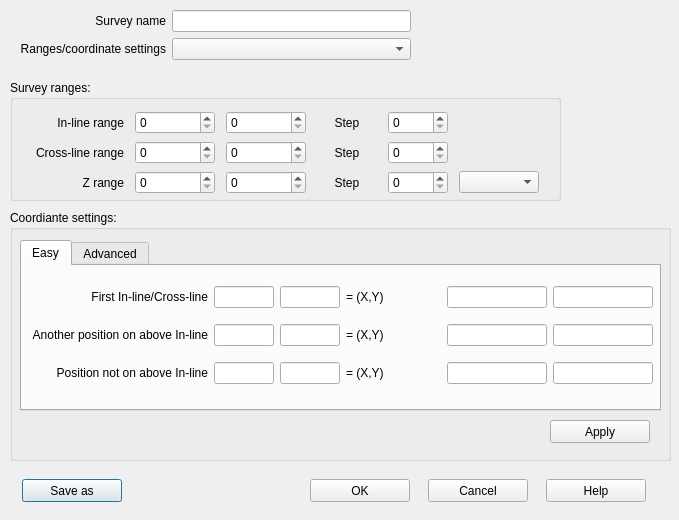
<?xml version="1.0" encoding="UTF-8"?>
<ui version="4.0">
 <class>surveyEditDialog</class>
 <widget class="QDialog" name="surveyEditDialog">
  <property name="geometry">
   <rect>
    <x>0</x>
    <y>0</y>
    <width>679</width>
    <height>520</height>
   </rect>
  </property>
  <property name="windowTitle">
   <string>Survey</string>
  </property>
  <widget class="QWidget" name="formLayoutWidget">
   <property name="geometry">
    <rect>
     <x>20</x>
     <y>10</y>
     <width>391</width>
     <height>61</height>
    </rect>
   </property>
   <layout class="QFormLayout" name="formLayout">
    <property name="labelAlignment">
     <set>Qt::AlignRight|Qt::AlignTrailing|Qt::AlignVCenter</set>
    </property>
    <item row="0" column="0">
     <widget class="QLabel" name="surveyNameLabel">
      <property name="text">
       <string>Survey name</string>
      </property>
      <property name="alignment">
       <set>Qt::AlignRight|Qt::AlignTrailing|Qt::AlignVCenter</set>
      </property>
     </widget>
    </item>
    <item row="0" column="1">
     <widget class="QLineEdit" name="surveyNameLineEdit"/>
    </item>
    <item row="1" column="0">
     <widget class="QLabel" name="rangesCoordinateSettingsLabel">
      <property name="text">
       <string>Ranges/coordinate settings</string>
      </property>
      <property name="alignment">
       <set>Qt::AlignRight|Qt::AlignTrailing|Qt::AlignVCenter</set>
      </property>
     </widget>
    </item>
    <item row="1" column="1">
     <widget class="QComboBox" name="settingComboBox"/>
    </item>
   </layout>
  </widget>
  <widget class="QGroupBox" name="groupBox_2">
   <property name="geometry">
    <rect>
     <x>10</x>
     <y>80</y>
     <width>551</width>
     <height>121</height>
    </rect>
   </property>
   <property name="title">
    <string>Survey ranges:</string>
   </property>
   <widget class="QWidget" name="gridLayoutWidget_3">
    <property name="geometry">
     <rect>
      <x>9</x>
      <y>30</y>
      <width>531</width>
      <height>87</height>
     </rect>
    </property>
    <layout class="QGridLayout" name="gridLayout_3">
     <item row="1" column="0">
      <widget class="QLabel" name="label_14">
       <property name="maximumSize">
        <size>
         <width>100</width>
         <height>16777215</height>
        </size>
       </property>
       <property name="text">
        <string>Cross-line range</string>
       </property>
       <property name="alignment">
        <set>Qt::AlignRight|Qt::AlignTrailing|Qt::AlignVCenter</set>
       </property>
      </widget>
     </item>
     <item row="2" column="1">
      <widget class="QSpinBox" name="z_0_spinBox">
       <property name="maximumSize">
        <size>
         <width>80</width>
         <height>16777215</height>
        </size>
       </property>
       <property name="maximum">
        <number>20000</number>
       </property>
      </widget>
     </item>
     <item row="1" column="1">
      <widget class="QSpinBox" name="crline_0_spinBox">
       <property name="maximumSize">
        <size>
         <width>80</width>
         <height>16777215</height>
        </size>
       </property>
       <property name="maximum">
        <number>20000</number>
       </property>
      </widget>
     </item>
     <item row="2" column="2">
      <widget class="QSpinBox" name="z_1_spinBox">
       <property name="maximumSize">
        <size>
         <width>80</width>
         <height>16777215</height>
        </size>
       </property>
       <property name="maximum">
        <number>20000</number>
       </property>
      </widget>
     </item>
     <item row="0" column="2">
      <widget class="QSpinBox" name="inline_1_spinBox">
       <property name="maximumSize">
        <size>
         <width>80</width>
         <height>16777215</height>
        </size>
       </property>
       <property name="maximum">
        <number>20000</number>
       </property>
      </widget>
     </item>
     <item row="1" column="2">
      <widget class="QSpinBox" name="crline_1_spinBox">
       <property name="maximumSize">
        <size>
         <width>80</width>
         <height>16777215</height>
        </size>
       </property>
       <property name="maximum">
        <number>20000</number>
       </property>
      </widget>
     </item>
     <item row="0" column="1">
      <widget class="QSpinBox" name="inline_0_spinBox">
       <property name="maximumSize">
        <size>
         <width>80</width>
         <height>16777215</height>
        </size>
       </property>
       <property name="maximum">
        <number>20000</number>
       </property>
      </widget>
     </item>
     <item row="2" column="0">
      <widget class="QLabel" name="label_15">
       <property name="maximumSize">
        <size>
         <width>100</width>
         <height>16777215</height>
        </size>
       </property>
       <property name="text">
        <string>Z range</string>
       </property>
       <property name="alignment">
        <set>Qt::AlignRight|Qt::AlignTrailing|Qt::AlignVCenter</set>
       </property>
      </widget>
     </item>
     <item row="2" column="4">
      <widget class="QSpinBox" name="z_step_spinBox">
       <property name="maximumSize">
        <size>
         <width>60</width>
         <height>16777215</height>
        </size>
       </property>
       <property name="maximum">
        <number>20000</number>
       </property>
      </widget>
     </item>
     <item row="1" column="4">
      <widget class="QSpinBox" name="crline_step_spinBox">
       <property name="maximumSize">
        <size>
         <width>60</width>
         <height>16777215</height>
        </size>
       </property>
       <property name="maximum">
        <number>20000</number>
       </property>
      </widget>
     </item>
     <item row="2" column="3">
      <widget class="QLabel" name="label_18">
       <property name="maximumSize">
        <size>
         <width>60</width>
         <height>16777215</height>
        </size>
       </property>
       <property name="text">
        <string>Step</string>
       </property>
       <property name="alignment">
        <set>Qt::AlignCenter</set>
       </property>
      </widget>
     </item>
     <item row="0" column="3">
      <widget class="QLabel" name="label_16">
       <property name="maximumSize">
        <size>
         <width>60</width>
         <height>16777215</height>
        </size>
       </property>
       <property name="text">
        <string>Step</string>
       </property>
       <property name="alignment">
        <set>Qt::AlignCenter</set>
       </property>
      </widget>
     </item>
     <item row="1" column="3">
      <widget class="QLabel" name="label_17">
       <property name="maximumSize">
        <size>
         <width>60</width>
         <height>16777215</height>
        </size>
       </property>
       <property name="text">
        <string>Step</string>
       </property>
       <property name="alignment">
        <set>Qt::AlignCenter</set>
       </property>
      </widget>
     </item>
     <item row="0" column="4">
      <widget class="QSpinBox" name="inline_step_spinBox">
       <property name="maximumSize">
        <size>
         <width>60</width>
         <height>16777215</height>
        </size>
       </property>
       <property name="maximum">
        <number>20000</number>
       </property>
      </widget>
     </item>
     <item row="0" column="0">
      <widget class="QLabel" name="label_13">
       <property name="maximumSize">
        <size>
         <width>100</width>
         <height>16777215</height>
        </size>
       </property>
       <property name="text">
        <string>In-line range</string>
       </property>
       <property name="alignment">
        <set>Qt::AlignRight|Qt::AlignTrailing|Qt::AlignVCenter</set>
       </property>
      </widget>
     </item>
     <item row="2" column="5">
      <widget class="QComboBox" name="unitComboBox">
       <property name="maximumSize">
        <size>
         <width>80</width>
         <height>16777215</height>
        </size>
       </property>
      </widget>
     </item>
    </layout>
   </widget>
  </widget>
  <widget class="QWidget" name="horizontalLayoutWidget">
   <property name="geometry">
    <rect>
     <x>10</x>
     <y>470</y>
     <width>651</width>
     <height>41</height>
    </rect>
   </property>
   <layout class="QHBoxLayout" name="horizontalLayout">
    <item>
     <widget class="QPushButton" name="pushButton_5">
      <property name="maximumSize">
       <size>
        <width>100</width>
        <height>23</height>
       </size>
      </property>
      <property name="text">
       <string>Save as</string>
      </property>
      <property name="flat">
       <bool>false</bool>
      </property>
     </widget>
    </item>
    <item>
     <spacer name="horizontalSpacer">
      <property name="orientation">
       <enum>Qt::Horizontal</enum>
      </property>
      <property name="sizeType">
       <enum>QSizePolicy::Fixed</enum>
      </property>
      <property name="sizeHint" stdset="0">
       <size>
        <width>170</width>
        <height>20</height>
       </size>
      </property>
     </spacer>
    </item>
    <item>
     <widget class="QPushButton" name="okButton">
      <property name="minimumSize">
       <size>
        <width>100</width>
        <height>23</height>
       </size>
      </property>
      <property name="maximumSize">
       <size>
        <width>100</width>
        <height>23</height>
       </size>
      </property>
      <property name="text">
       <string>OK</string>
      </property>
     </widget>
    </item>
    <item>
     <widget class="QPushButton" name="cancelButton">
      <property name="maximumSize">
       <size>
        <width>100</width>
        <height>23</height>
       </size>
      </property>
      <property name="text">
       <string>Cancel</string>
      </property>
     </widget>
    </item>
    <item>
     <widget class="QPushButton" name="pushButton">
      <property name="maximumSize">
       <size>
        <width>100</width>
        <height>23</height>
       </size>
      </property>
      <property name="text">
       <string>Help</string>
      </property>
     </widget>
    </item>
   </layout>
  </widget>
  <widget class="QGroupBox" name="groupBox">
   <property name="geometry">
    <rect>
     <x>10</x>
     <y>210</y>
     <width>661</width>
     <height>251</height>
    </rect>
   </property>
   <property name="title">
    <string>Coordiante settings:</string>
   </property>
   <widget class="QTabWidget" name="tabWidget">
    <property name="geometry">
     <rect>
      <x>10</x>
      <y>30</y>
      <width>641</width>
      <height>171</height>
     </rect>
    </property>
    <property name="currentIndex">
     <number>0</number>
    </property>
    <widget class="QWidget" name="simpleTab">
     <attribute name="title">
      <string>Easy</string>
     </attribute>
     <widget class="QWidget" name="gridLayoutWidget">
      <property name="geometry">
       <rect>
        <x>10</x>
        <y>10</y>
        <width>621</width>
        <height>121</height>
       </rect>
      </property>
      <layout class="QGridLayout" name="gridLayout">
       <item row="1" column="3">
        <widget class="QLabel" name="label_6">
         <property name="text">
          <string>= (X,Y)</string>
         </property>
        </widget>
       </item>
       <item row="1" column="1">
        <widget class="QLineEdit" name="b_inline_text">
         <property name="maximumSize">
          <size>
           <width>60</width>
           <height>16777215</height>
          </size>
         </property>
        </widget>
       </item>
       <item row="2" column="3">
        <widget class="QLabel" name="label_7">
         <property name="text">
          <string>= (X,Y)</string>
         </property>
        </widget>
       </item>
       <item row="2" column="4">
        <widget class="QLineEdit" name="c_x_text">
         <property name="maximumSize">
          <size>
           <width>100</width>
           <height>16777215</height>
          </size>
         </property>
        </widget>
       </item>
       <item row="1" column="2">
        <widget class="QLineEdit" name="b_crline_text">
         <property name="maximumSize">
          <size>
           <width>60</width>
           <height>16777215</height>
          </size>
         </property>
        </widget>
       </item>
       <item row="1" column="5">
        <widget class="QLineEdit" name="b_y_text">
         <property name="maximumSize">
          <size>
           <width>100</width>
           <height>16777215</height>
          </size>
         </property>
        </widget>
       </item>
       <item row="2" column="2">
        <widget class="QLineEdit" name="c_crline_text">
         <property name="maximumSize">
          <size>
           <width>60</width>
           <height>16777215</height>
          </size>
         </property>
        </widget>
       </item>
       <item row="2" column="1">
        <widget class="QLineEdit" name="c_inline_text">
         <property name="maximumSize">
          <size>
           <width>60</width>
           <height>16777215</height>
          </size>
         </property>
        </widget>
       </item>
       <item row="1" column="4">
        <widget class="QLineEdit" name="b_x_text">
         <property name="maximumSize">
          <size>
           <width>100</width>
           <height>16777215</height>
          </size>
         </property>
        </widget>
       </item>
       <item row="2" column="5">
        <widget class="QLineEdit" name="c_y_text">
         <property name="maximumSize">
          <size>
           <width>100</width>
           <height>16777215</height>
          </size>
         </property>
        </widget>
       </item>
       <item row="0" column="3">
        <widget class="QLabel" name="label_5">
         <property name="text">
          <string>= (X,Y)</string>
         </property>
        </widget>
       </item>
       <item row="0" column="2">
        <widget class="QLineEdit" name="a_crline_text">
         <property name="maximumSize">
          <size>
           <width>60</width>
           <height>16777215</height>
          </size>
         </property>
        </widget>
       </item>
       <item row="0" column="4">
        <widget class="QLineEdit" name="a_x_text">
         <property name="maximumSize">
          <size>
           <width>100</width>
           <height>16777215</height>
          </size>
         </property>
        </widget>
       </item>
       <item row="0" column="5">
        <widget class="QLineEdit" name="a_y_text">
         <property name="maximumSize">
          <size>
           <width>100</width>
           <height>16777215</height>
          </size>
         </property>
        </widget>
       </item>
       <item row="1" column="0">
        <widget class="QLabel" name="label_2">
         <property name="text">
          <string>Another position on above In-line</string>
         </property>
         <property name="alignment">
          <set>Qt::AlignRight|Qt::AlignTrailing|Qt::AlignVCenter</set>
         </property>
        </widget>
       </item>
       <item row="2" column="0">
        <widget class="QLabel" name="label_3">
         <property name="text">
          <string>Position not on above In-line</string>
         </property>
         <property name="alignment">
          <set>Qt::AlignRight|Qt::AlignTrailing|Qt::AlignVCenter</set>
         </property>
        </widget>
       </item>
       <item row="0" column="1">
        <widget class="QLineEdit" name="a_inline_text">
         <property name="maximumSize">
          <size>
           <width>60</width>
           <height>16777215</height>
          </size>
         </property>
        </widget>
       </item>
       <item row="0" column="0">
        <widget class="QLabel" name="label">
         <property name="text">
          <string>First In-line/Cross-line</string>
         </property>
         <property name="alignment">
          <set>Qt::AlignRight|Qt::AlignTrailing|Qt::AlignVCenter</set>
         </property>
        </widget>
       </item>
      </layout>
     </widget>
    </widget>
    <widget class="QWidget" name="tab_2">
     <attribute name="title">
      <string>Advanced</string>
     </attribute>
     <widget class="QWidget" name="gridLayoutWidget_2">
      <property name="geometry">
       <rect>
        <x>10</x>
        <y>10</y>
        <width>611</width>
        <height>91</height>
       </rect>
      </property>
      <layout class="QGridLayout" name="gridLayout_2">
       <item row="0" column="0">
        <widget class="QLabel" name="label_4">
         <property name="text">
          <string>X = </string>
         </property>
        </widget>
       </item>
       <item row="1" column="1">
        <widget class="QLineEdit" name="lineEdit_14"/>
       </item>
       <item row="0" column="4">
        <widget class="QLabel" name="label_11">
         <property name="text">
          <string> + cross-line * </string>
         </property>
        </widget>
       </item>
       <item row="1" column="2">
        <widget class="QLabel" name="label_10">
         <property name="text">
          <string> + in-line * </string>
         </property>
        </widget>
       </item>
       <item row="1" column="3">
        <widget class="QLineEdit" name="lineEdit_16"/>
       </item>
       <item row="1" column="0">
        <widget class="QLabel" name="label_8">
         <property name="text">
          <string>Y = </string>
         </property>
        </widget>
       </item>
       <item row="0" column="1">
        <widget class="QLineEdit" name="lineEdit_13"/>
       </item>
       <item row="0" column="2">
        <widget class="QLabel" name="label_9">
         <property name="text">
          <string> + in-line * </string>
         </property>
        </widget>
       </item>
       <item row="0" column="3">
        <widget class="QLineEdit" name="lineEdit_15"/>
       </item>
       <item row="1" column="4">
        <widget class="QLabel" name="label_12">
         <property name="text">
          <string> + cross-line * </string>
         </property>
        </widget>
       </item>
       <item row="0" column="5">
        <widget class="QLineEdit" name="lineEdit_17"/>
       </item>
       <item row="1" column="5">
        <widget class="QLineEdit" name="lineEdit_18"/>
       </item>
      </layout>
     </widget>
     <widget class="QCheckBox" name="checkBox">
      <property name="geometry">
       <rect>
        <x>440</x>
        <y>110</y>
        <width>171</width>
        <height>21</height>
       </rect>
      </property>
      <property name="text">
       <string>Overrule easy settings</string>
      </property>
     </widget>
    </widget>
   </widget>
   <widget class="QPushButton" name="pushButton_2">
    <property name="geometry">
     <rect>
      <x>540</x>
      <y>210</y>
      <width>100</width>
      <height>23</height>
     </rect>
    </property>
    <property name="text">
     <string>Apply</string>
    </property>
   </widget>
  </widget>
 </widget>
 <resources/>
 <connections>
  <connection>
   <sender>cancelButton</sender>
   <signal>clicked()</signal>
   <receiver>surveyEditDialog</receiver>
   <slot>reject()</slot>
   <hints>
    <hint type="sourcelabel">
     <x>472</x>
     <y>529</y>
    </hint>
    <hint type="destinationlabel">
     <x>369</x>
     <y>366</y>
    </hint>
   </hints>
  </connection>
  <connection>
   <sender>okButton</sender>
   <signal>clicked()</signal>
   <receiver>surveyEditDialog</receiver>
   <slot>accept()</slot>
   <hints>
    <hint type="sourcelabel">
     <x>357</x>
     <y>529</y>
    </hint>
    <hint type="destinationlabel">
     <x>369</x>
     <y>366</y>
    </hint>
   </hints>
  </connection>
 </connections>
</ui>
